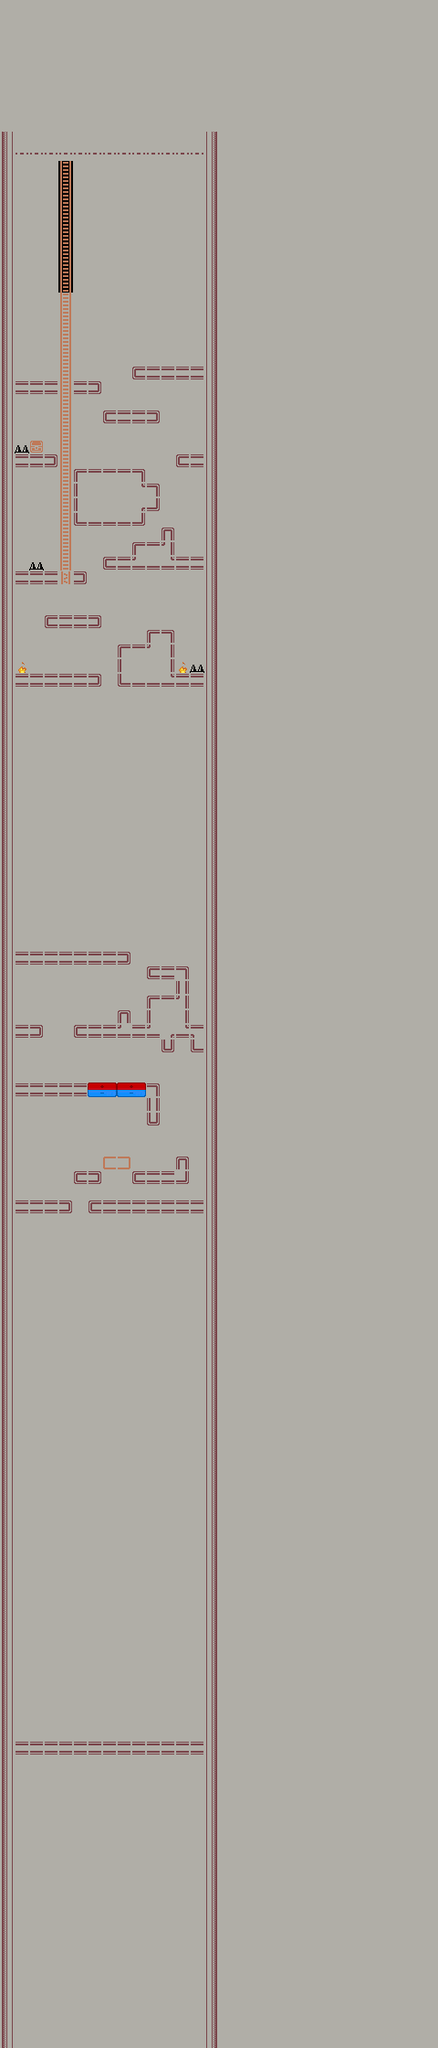

Below is a game level as drawn by its tile map, then a one-line description and the .tmx that defines it (tile-layer data replaced by summaries):
An orthogonal 30x140 tile map with 16x16 px tiles, 6 tile layers (Background, Wall, Blocker, Magnetic, ...), 7 tilesets and 92 objects.

<map version="1.10" tiledversion="1.11.2" orientation="orthogonal" renderorder="right-down" width="30" height="140" tilewidth="16" tileheight="16" infinite="0" nextlayerid="16" nextobjectid="196">
 <editorsettings>
  <export target="testMap.lua" format="lua" />
 </editorsettings>
 <tileset firstgid="1" name="colored" tilewidth="16" tileheight="16" spacing="1" tilecount="1078" columns="49">
  <image source="../../Resources/Images/1bitpack_kenney_1.2/Tilesheet/colored.png" width="832" height="373" />
 </tileset>
 <tileset firstgid="1079" name="colored-transparent" tilewidth="16" tileheight="16" spacing="1" tilecount="1078" columns="49" objectalignment="bottomleft">
  <image source="../../Resources/Images/1bitpack_kenney_1.2/Tilesheet/colored-transparent.png" width="832" height="373" />
 </tileset>
 <tileset firstgid="2157" name="grey" tilewidth="16" tileheight="16" tilecount="1" columns="1">
  <image source="../../Resources/Images/grey_16x16.png" width="16" height="16" />
 </tileset>
 <tileset firstgid="2158" name="spikes" tilewidth="16" tileheight="16" tilecount="1" columns="1">
  <image source="../../Resources/Images/spikes.png" width="16" height="16" />
 </tileset>
 <tileset firstgid="2159" name="fire-ezgif.com-gif-to-sprite-converter" tilewidth="16" tileheight="16" tilecount="8" columns="8">
  <image source="../../Resources/Images/fire-ezgif.com-gif-to-sprite-converter.png" width="128" height="16" />
  <tile id="0">
   <animation>
    <frame tileid="0" duration="100" />
    <frame tileid="1" duration="100" />
    <frame tileid="2" duration="100" />
    <frame tileid="3" duration="100" />
    <frame tileid="4" duration="100" />
    <frame tileid="5" duration="100" />
    <frame tileid="6" duration="100" />
    <frame tileid="7" duration="100" />
   </animation>
  </tile>
 </tileset>
 <tileset firstgid="2167" name="star1_horizontal" tilewidth="16" tileheight="16" tilecount="6" columns="6" objectalignment="topleft">
  <image source="../../Resources/Images/star1_horizontal.png" width="96" height="16" />
  <tile id="0">
   <animation>
    <frame tileid="0" duration="100" />
    <frame tileid="1" duration="100" />
    <frame tileid="2" duration="100" />
    <frame tileid="3" duration="100" />
    <frame tileid="4" duration="100" />
    <frame tileid="5" duration="100" />
   </animation>
  </tile>
 </tileset>
 <tileset firstgid="2173" name="split_rectangle_2" tilewidth="32" tileheight="16" tilecount="1" columns="1">
  <image source="../../Resources/Images/Magnet Shapes Asset Pack/PNGs/split_rectangle_2.png" width="32" height="16" />
 </tileset>
 <layer id="1" name="Background" width="30" height="140">
  <data>[4200 cells, 4200 non-empty, 2 distinct tile ids]</data>
 </layer>
 <layer id="2" name="Wall" width="30" height="140">
  <data>[4200 cells, 465 non-empty, 9 distinct tile ids]</data>
 </layer>
 <layer id="14" name="Blocker" width="30" height="140" locked="1">
  <data>[4200 cells, 2 non-empty, 1 distinct tile ids]</data>
 </layer>
 <layer id="12" name="Magnetic" width="30" height="140" locked="1">
  <data>[4200 cells, 2 non-empty, 1 distinct tile ids]</data>
 </layer>
 <layer id="3" name="NonCollidable" width="30" height="140" locked="1">
  <data>[4200 cells, 21 non-empty, 3 distinct tile ids]</data>
 </layer>
 <objectgroup id="5" name="StaticCollidable" locked="1">
  <object id="26" x="0" y="144" width="16" height="1776" />
  <object id="27" x="16" y="416" width="48" height="16" />
  <object id="28" x="80" y="416" width="32" height="16" />
  <object id="29" x="16" y="496" width="48" height="16" />
  <object id="30" x="16" y="624" width="48" height="16" />
  <object id="31" x="80" y="624" width="16" height="16" />
  <object id="32" x="112" y="448" width="64" height="16" />
  <object id="33" x="144" y="400" width="80" height="16" />
  <object id="34" x="192" y="496" width="32" height="16" />
  <object id="35" x="80" y="512" width="80" height="64" />
  <object id="36" x="112" y="608" width="112" height="16" />
  <object id="37" x="144" y="592" width="48" height="16" />
  <object id="38" x="176" y="576" width="16" height="16" />
  <object id="40" x="48" y="672" width="64" height="16" />
  <object id="42" x="128" y="736" width="96" height="16" />
  <object id="43" x="128" y="704" width="64" height="32" />
  <object id="44" x="160" y="688" width="32" height="16" />
  <object id="45" x="224" y="144" width="16" height="1776" />
  <object id="49" x="16" y="160" width="208" height="16" />
  <object id="50" x="16" y="1904" width="208" height="16" />
  <object id="51" x="16" y="736" width="96" height="16" />
  <object id="52" x="160" y="528" width="16" height="32" />
  <object id="83" x="16" y="1120" width="32" height="16" />
  <object id="85" x="80" y="1120" width="144" height="16" />
  <object id="86" x="128" y="1104" width="16" height="16" />
  <object id="161" x="160" y="1056" width="48" height="16" />
  <object id="162" x="160" y="1088" width="48" height="32" />
  <object id="165" x="192" y="1072" width="16" height="16" />
  <object id="166" x="16" y="1040" width="128" height="16" />
  <object id="167" x="96" y="1312" width="128" height="16" />
  <object id="169" x="148" y="1280" width="60" height="16" />
  <object id="171" x="16" y="1184" width="80" height="16" />
  <object id="172" x="160" y="1184" width="16" height="48" />
  <object id="173" x="96" y="1184" width="32" height="16">
   <properties>
    <property name="isMagnetBlock" type="bool" value="true" />
   </properties>
  </object>
  <object id="174" x="128" y="1184" width="32" height="16">
   <properties>
    <property name="isMagnetBlock" type="bool" value="true" />
   </properties>
  </object>
  <object id="184" x="16" y="1312" width="64" height="16" />
  <object id="186" x="192" y="1264" width="16" height="16" />
  <object id="187" x="176" y="1136" width="16" height="16" />
  <object id="188" x="208" y="1136" width="16" height="16" />
  <object id="190" x="80" y="1280" width="28" height="16" />
 </objectgroup>
 <objectgroup id="15" name="BlockerCollidable" locked="1">
  <object id="176" x="112" y="1264" width="32" height="12" />
 </objectgroup>
 <objectgroup id="11" name="Hinge" locked="1">
  <object id="74" gid="1529" x="132" y="1080" width="16" height="16" rotation="90">
   <properties>
    <property name="machine_id" type="int" value="2" />
   </properties>
  </object>
  <object id="75" gid="1536" x="100" y="1080" width="16" height="16" rotation="90">
   <properties>
    <property name="machine_id" type="int" value="2" />
   </properties>
  </object>
  <object id="92" gid="1536" x="88" y="1080" width="16" height="16" rotation="90">
   <properties>
    <property name="machine_id" type="int" value="2" />
   </properties>
  </object>
  <object id="76" gid="1536" x="76" y="1080" width="16" height="16" rotation="90">
   <properties>
    <property name="machine_id" type="int" value="2" />
   </properties>
  </object>
  <object id="77" gid="1536" x="64" y="1080" width="16" height="16" rotation="90">
   <properties>
    <property name="machine_id" type="int" value="2" />
   </properties>
  </object>
  <object id="78" gid="1487" x="68" y="1096" width="16" height="16" rotation="-90">
   <properties>
    <property name="machine_id" type="int" value="2" />
   </properties>
  </object>
  <object id="88" gid="1379" x="44" y="1096" width="16" height="16" rotation="-90">
   <properties>
    <property name="machine_id" type="int" value="1" />
   </properties>
  </object>
  </objectgroup>
 <objectgroup id="7" name="EnemiesCollidable" locked="1">
  <!-- 7 objects omitted --></objectgroup>
 <layer id="8" name="Enemies" width="30" height="140" locked="1">
  <data>[4200 cells, 5 non-empty, 2 distinct tile ids]</data>
 </layer>
 <objectgroup id="10" name="Stars">
  <!-- 3 objects omitted --></objectgroup>
</map>
<!-- 44 of 92 objects omitted -->
